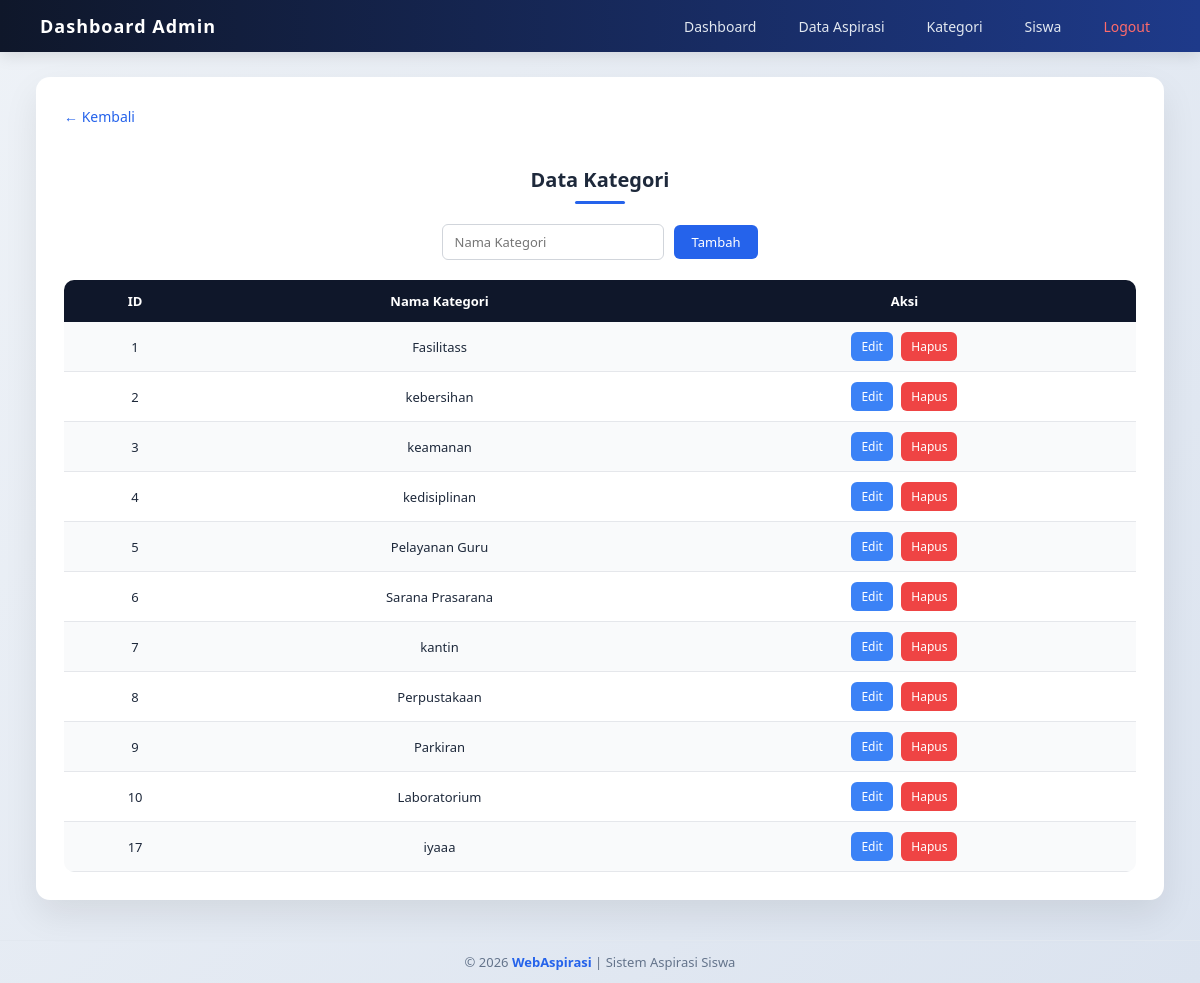
The page /kategori.php (signed in) on the database its author committed.
### tables this page shows
CREATE TABLE `kategori` (
  `Id_kategori` int NOT NULL,
  `ket_kategori` varchar(30) NOT NULL
);

### kategori.php (the view, shortened to what this page needs)
<?php
include 'db.php';
$data = mysqli_query($conn, "SELECT * FROM kategori ORDER BY id_kategori ASC");
?>
<!DOCTYPE html>
<html>
<head>
    <link rel="stylesheet" href="css/style.css">
</head>
<body>
    <div class="navbar-admin">
        <div class="logo"><b>Dashboard Admin</b></div>
        <ul class="menu">
            <li><a href="dashboard.php">Dashboard</a></li>
            <li><a href="data-aspirasi.php">Data Aspirasi</a></li>
            <li><a href="kategori.php">Kategori</a></li>
            <li><a href="siswa.php">Siswa</a></li>
            <li><a href="logout.php" class="logout">Logout</a></li>
        </ul>
    </div>
    <div class="container">
        <a href="dashboard.php" class="btn-back">← Kembali</a>
        <h2>Data Kategori</h2>
        <div class="form-card">
            <form method="POST">
                <input type="text" name="ket_kategori" placeholder="Nama Kategori" required>
                <button type="submit" name="tambah">Tambah</button>
            </form>
        </div>
        <div class="table-wrapper">
            <table>
                <tr>
                    <th>ID</th>
                    <th>Nama Kategori</th>
                    <th>Aksi</th>
                </tr>
                <?php while ($row = mysqli_fetch_array($data)) { ?>
                    <tr>
                        <td><?= $row['Id_kategori']; ?></td>
                        <td><?= $row['ket_kategori']; ?></td>
                        <td>
                            <button class="btn-edit"
                                onclick="editData('<?= $row['Id_kategori']; ?>','<?= $row['ket_kategori']; ?>')">
                                Edit
                            </button>
                            <a href="?hapus=<?= $row['Id_kategori']; ?>"
                                onclick="return confirm('Yakin hapus data ini?')"
                                class="btn-hapus">
                                Hapus
                            </a>
                        </td>
                    </tr>
                <?php } ?>
            </table>
        </div>
    </div>
</body>
<footer class="footer">
    <p>© 2026 <b>WebAspirasi</b> | Sistem Aspirasi Siswa</p>
</footer>
</html>

### css/style.css (style rules this page uses)
* { margin:0; padding:0; box-sizing:border-box; font-family:'Segoe UI',sans-serif; }
body { background:linear-gradient(135deg,#eef2f7,#dbe3ef); color:#1e293b; }
.navbar-admin { background:linear-gradient(90deg,#0f172a,#1e3a8a); padding:14px 40px; display:flex; justify-content:space-between; align-items:center; box-shadow:0 4px 15px rgba(0,0,0,0.1); }
.logo { color:white; font-size:18px; font-weight:600; letter-spacing:1px; }
.menu { list-style:none; display:flex; gap:22px; }
.menu li a { color:#e2e8f0; text-decoration:none; font-size:14px; padding:6px 10px; border-radius:6px; transition:0.3s; }
.logout { color:#ff6b6b !important; }
.container { width:94%; max-width:1200px; margin:25px auto; background:white; padding:28px; border-radius:14px; box-shadow:0 15px 35px rgba(0,0,0,0.08); }
h2 { text-align:center; margin:25px 0 20px; font-size:20px; font-weight:600; position:relative; }
h2::after { content:''; width:50px; height:3px; background:#2563eb; display:block; margin:8px auto; border-radius:2px; }
.btn-back { display:inline-block; margin-bottom:15px; color:#2563eb; text-decoration:none; font-size:14px; }
.form-card { margin-bottom:20px; }
.form-card form { display:flex; gap:10px; flex-wrap:wrap; justify-content:center; align-items:center; }
.form-card input { padding:8px 12px; border:1px solid #d1d5db; border-radius:6px; font-size:13px; }
.form-card button { padding:8px 18px; background:#2563eb; color:white; border:none; border-radius:6px; cursor:pointer; font-size:13px; }
.form-card { margin-bottom:20px; text-align:center; }
.table-wrapper { overflow-x:auto; }
table { width:100%; border-collapse:collapse; border-radius:10px; overflow:hidden; }
table th { background:#0f172a; color:white; padding:12px; font-size:13px; }
table td { padding:10px; border-bottom:1px solid #e5e7eb; font-size:13px; text-align:center; }
table tr:nth-child(even) { background:#f9fafb; }
.btn-edit { background:#3b82f6; color:white; border:none; padding:6px 10px; font-size:12px; border-radius:6px; cursor:pointer; }
.btn-hapus { background:#ef4444; color:white; padding:6px 10px; font-size:12px; border-radius:6px; text-decoration:none; margin-left:5px; }
.footer { margin-top: 40px; padding: 12px; text-align: center; color: #64748b; font-size: 13px; border-top: 1px solid #e2e8f0; }
.footer b { color: #2563eb; }

### rows shown on the page
kategori: Id_kategori "1", ket_kategori "Fasilitass"
kategori: Id_kategori "2", ket_kategori "kebersihan"
kategori: Id_kategori "3", ket_kategori "keamanan"
kategori: Id_kategori "4", ket_kategori "kedisiplinan"
kategori: Id_kategori "5", ket_kategori "Pelayanan Guru"
kategori: Id_kategori "6", ket_kategori "Sarana Prasarana"
kategori: Id_kategori "7", ket_kategori "kantin"
kategori: Id_kategori "8", ket_kategori "Perpustakaan"
kategori: Id_kategori "9", ket_kategori "Parkiran"
kategori: Id_kategori "10", ket_kategori "Laboratorium"
kategori: Id_kategori "17", ket_kategori "iyaaa"
